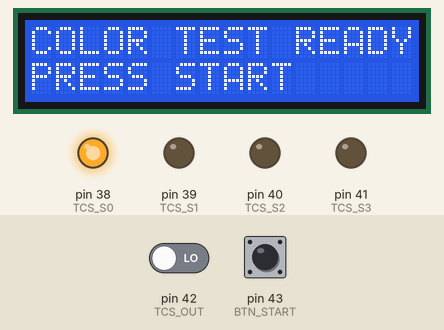
Bench run of a sketch on a simulated Arduino Mega 2560, built with avr-gcc and run on an emulated ATmega2560. Shown: 16×2 character LCD, output pins drawn as LEDs (lit = HIGH). The inputs (shaded band) are chosen by the test bench; at power-on: pin 43 (BTN_START) HIGH, pin 42 (TCS_OUT) LOW. What the sketch prints to the serial monitor is not drawn. At 14.9 s the program stops and its outputs stay as they are.

Above: at 1.2 s.
1.3 s: pin 43 (BTN_START) pulled LOW for 0.15 s
At 3.5 s:
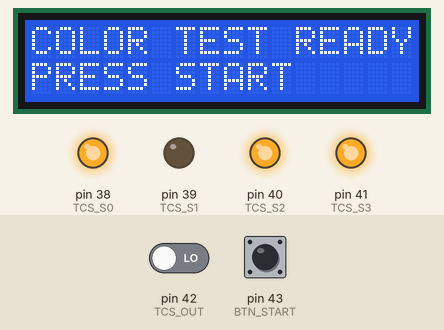
4.4 s: pin 43 (BTN_START) pulled LOW for 1 s
At 8.2 s:
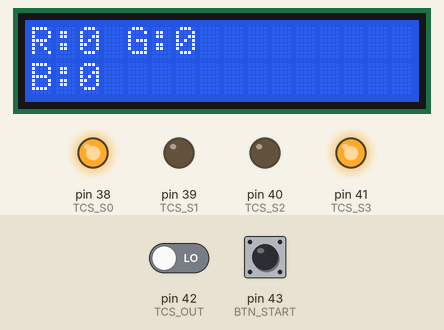
8.4 s: pin 43 (BTN_START) pulled LOW for 3.2 s
At 12.0 s:
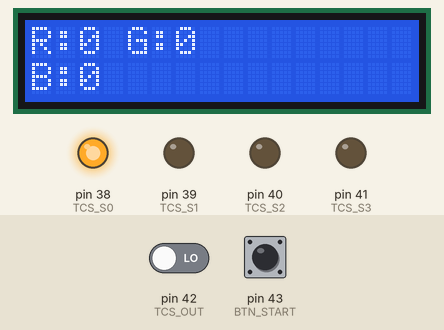
14.6 s: pin 43 (BTN_START) pulsed LOW 2 times (0.12 s each, 0.3 s apart)
At 16.1 s:
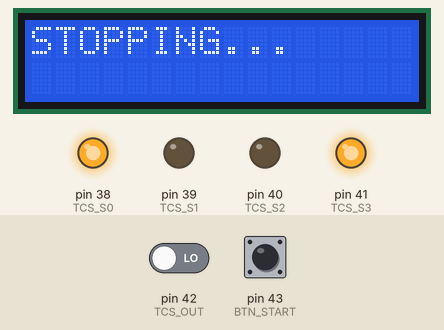
Timing chart, 0 to 16.4 s (numbered marks = the images above; inputs shaded):
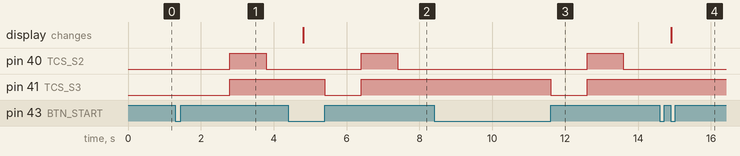

The sketch:

color_test.ino
```cpp
/*
 * Progetto: mENIAC 2026 - Test Colore Interattivo
 * Descrizione: Click START -> Leggi e Invia a RPi. Double Click -> Stop.
 */

#include <Wire.h>
#include <LiquidCrystal_I2C.h>

#define TCS_S0 38
#define TCS_S1 39
#define TCS_S2 40
#define TCS_S3 41
#define TCS_OUT 42
#define BTN_START 43

LiquidCrystal_I2C lcd(0x27, 16, 2);

void setup() {
  Serial.begin(115200);
  lcd.init(); lcd.backlight();
  pinMode(TCS_S0, OUTPUT); pinMode(TCS_S1, OUTPUT);
  pinMode(TCS_S2, OUTPUT); pinMode(TCS_S3, OUTPUT); pinMode(TCS_OUT, INPUT);
  pinMode(BTN_START, INPUT_PULLUP);
  digitalWrite(TCS_S0, HIGH); digitalWrite(TCS_S1, LOW); // Frequenza al 20%
  lcd.print("COLOR TEST READY");
  lcd.setCursor(0,1); lcd.print("PRESS START");
}

void loop() {
  if (digitalRead(BTN_START) == LOW) {
    unsigned long firstClick = millis();
    delay(200); // Debounce
    while(digitalRead(BTN_START) == LOW); // Aspetta rilascio

    // Attendi un eventuale secondo click per 500ms
    bool doubleClick = false;
    while(millis() - firstClick < 500) {
      if (digitalRead(BTN_START) == LOW) {
        doubleClick = true;
        break;
      }
    }

    if (doubleClick) {
      lcd.clear(); lcd.print("STOPPING...");
      Serial.println("<STOP>");
      while(1); // Ferma il programma
    } else {
      // Click singolo: Leggi Colore
      digitalWrite(TCS_S2, LOW); digitalWrite(TCS_S3, LOW); int r = pulseIn(TCS_OUT, LOW);
      digitalWrite(TCS_S2, HIGH); digitalWrite(TCS_S3, HIGH); int g = pulseIn(TCS_OUT, LOW);
      digitalWrite(TCS_S2, LOW); digitalWrite(TCS_S3, HIGH); int b = pulseIn(TCS_OUT, LOW);

      lcd.clear();
      lcd.print("R:"); lcd.print(r); lcd.print(" G:"); lcd.print(g);
      lcd.setCursor(0,1);
      lcd.print("B:"); lcd.print(b);

      // Invia a Raspberry
      Serial.print("<COLOR:"); Serial.print(r); Serial.print(",");
      Serial.print(g); Serial.print(","); Serial.print(b); Serial.println(">");
    }
  }
}
```

Measured:
- after the input at 1.3 s, pin 40 (TCS_S2): LOW → HIGH after 1.5 s, → LOW 1.0 s later; pin 41 (TCS_S3): LOW → HIGH after 1.5 s
- after the input at 4.4 s, pin 40 (TCS_S2): LOW → HIGH after 2.0 s, → LOW 1.0 s later; pin 41 (TCS_S3): HIGH → LOW after 1.0 s, → HIGH 1.0 s later
- after the input at 8.4 s, pin 40 (TCS_S2): LOW → HIGH after 4.2 s, → LOW 1.0 s later; pin 41 (TCS_S3): HIGH → LOW after 3.2 s, → HIGH 1.0 s later
- after the input at 14.6 s, the display: changes after 0.31 s (image 4)
